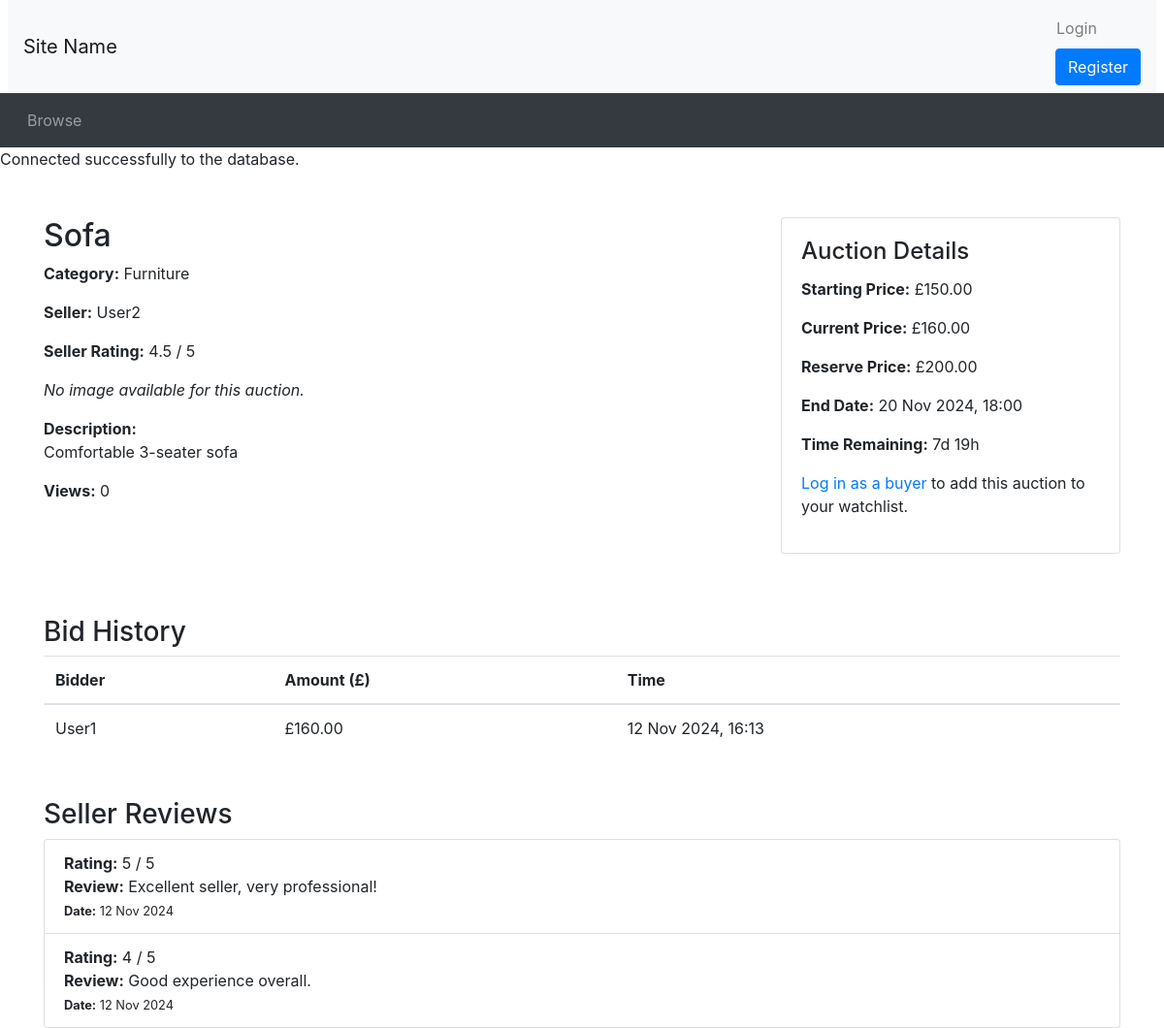
Page /auction_details.php?auctionID=2 on the committed database.
### tables this page shows
CREATE TABLE `Auction` (
  `AuctionID` INT AUTO_INCREMENT PRIMARY KEY,  
  `UserID` INT,                                
  `ItemName` VARCHAR(255),                     
  `Description` VARCHAR(255),                  
  `CategoryID` INT,                            
  `ReservePrice` FLOAT,                        
  `StartPrice` FLOAT,                          
  `EndDate` DATETIME,                          
  `Views` INT DEFAULT 0,                       
  `Image` VARCHAR(255),                        
  FOREIGN KEY (`UserID`) REFERENCES `Users`(`UserID`) ON DELETE CASCADE,
  FOREIGN KEY (`CategoryID`) REFERENCES `Category`(`CategoryID`) ON DELETE CASCADE
);

CREATE TABLE `Category` (
  `CategoryID` INT AUTO_INCREMENT PRIMARY KEY,  
  `CategoryName` VARCHAR(255)                   
);

CREATE TABLE `Users` (
  `UserID` INT AUTO_INCREMENT PRIMARY KEY,  
  `Username` VARCHAR(255) NOT NULL,         
  `Email` VARCHAR(255),                     
  `Password` VARCHAR(255),                  
  `Role` VARCHAR(255)                       
);

CREATE TABLE `Bid` (
  `BidID` INT AUTO_INCREMENT PRIMARY KEY,  
  `AuctionID` INT,                        
  `UserID` INT,                           
  `BidAmount` FLOAT,                      
  `BidTime` TIMESTAMP DEFAULT CURRENT_TIMESTAMP,  
  FOREIGN KEY (`AuctionID`) REFERENCES `Auction`(`AuctionID`) ON DELETE CASCADE,
  FOREIGN KEY (`UserID`) REFERENCES `Users`(`UserID`) ON DELETE CASCADE
);

CREATE TABLE `SellerReviews` (
  `ReviewID` INT AUTO_INCREMENT PRIMARY KEY,  
  `AuctionID` INT NOT NULL,                   
  `BuyerID` INT NOT NULL,                     
  `SellerID` INT NOT NULL,                    
  `Rating` INT CHECK (Rating BETWEEN 1 AND 5),  
  `ReviewText` TEXT,                          
  `ReviewDate` TIMESTAMP DEFAULT CURRENT_TIMESTAMP,  
  FOREIGN KEY (`AuctionID`) REFERENCES `Auction`(`AuctionID`) ON DELETE CASCADE,
  FOREIGN KEY (`BuyerID`) REFERENCES `Users`(`UserID`) ON DELETE CASCADE,
  FOREIGN KEY (`SellerID`) REFERENCES `Users`(`UserID`) ON DELETE CASCADE
);

### auction_details.php (the view, shortened to what this page needs)
<?php
include_once("header.php");
include_once("utilities.php");
$auctionID = $_GET['auctionID'];
$sql = "SELECT a.ItemName, a.Description, a.StartPrice, a.ReservePrice, a.EndDate, a.Image,
               u.UserName AS SellerName, u.UserID AS SellerID, c.CategoryName, a.Views
        FROM Auction a
        JOIN Users u ON a.UserID = u.UserID
        JOIN Category c ON a.CategoryID = c.CategoryID
        WHERE a.AuctionID = ?";
$stmt = $conn->prepare($sql);
$stmt->bind_param("i", $auctionID);
$stmt->execute();
$result = $stmt->get_result();
if ($result->num_rows === 0) {
    echo "<div class='container mt-5'><p>Auction not found.</p></div>";
} else {
    $auction = $result->fetch_assoc();
    $bidQuery = "SELECT MAX(BidAmount) AS HighestBid FROM Bid WHERE AuctionID = ?";
    $bidStmt = $conn->prepare($bidQuery);
    $bidStmt->bind_param("i", $auctionID);
    $bidStmt->execute();
    $bidResult = $bidStmt->get_result();
    $bidData = $bidResult->fetch_assoc();
    $currentPrice = $bidData['HighestBid'] ?? $auction['StartPrice'];
    $now = new DateTime();
    $endDate = new DateTime($auction['EndDate']);
    $timeRemaining = $now < $endDate ? $endDate->diff($now) : null;
    $sellerID = $auction['SellerID'];
    $avgRatingQuery = "SELECT AVG(Rating) AS AvgRating FROM SellerReviews WHERE SellerID = ?";
    $avgRatingStmt = $conn->prepare($avgRatingQuery);
    $avgRatingStmt->bind_param("i", $sellerID);
    $avgRatingStmt->execute();
    $avgRatingResult = $avgRatingStmt->get_result();
    $avgRatingData = $avgRatingResult->fetch_assoc();
    $avgRating = $avgRatingData['AvgRating'] ?? 0;
    echo "<div class='container mt-5'>";
    echo "<div class='row'>";
    echo "<div class='col-md-8'>";
    echo "<h2>" . htmlspecialchars($auction['ItemName']) . "</h2>";
    echo "<p><strong>Category:</strong> " . htmlspecialchars($auction['CategoryName']) . "</p>";
    echo "<p><strong>Seller:</strong> " . htmlspecialchars($auction['SellerName']) . "</p>";
    echo "<p><strong>Seller Rating:</strong> " . ($avgRating ? number_format($avgRating, 1) . " / 5" : "No reviews yet") . "</p>";
    if (!empty($auction['Image'])) {
        echo "<img src='" . htmlspecialchars($auction['Image']) . "' alt='Auction Image' class='img-fluid mb-3' />";
    } else {
        echo "<p><em>No image available for this auction.</em></p>";
    }
    echo "<p><strong>Description:</strong><br>" . nl2br(htmlspecialchars($auction['Description'])) . "</p>";
    echo "<p><strong>Views:</strong> " . htmlspecialchars($auction['Views']) . "</p>";
    echo "</div>";
    echo "<div class='col-md-4'>";
    echo "<div class='card mb-3'>";
    echo "<div class='card-body'>";
    echo "<h4 class='card-title'>Auction Details</h4>";
    echo "<p><strong>Starting Price:</strong> £" . number_format($auction['StartPrice'], 2) . "</p>";
    echo "<p><strong>Current Price:</strong> £" . number_format($currentPrice, 2) . "</p>";
    if (!empty($auction['ReservePrice'])) {
        echo "<p><strong>Reserve Price:</strong> £" . number_format($auction['ReservePrice'], 2) . "</p>";
    }
    echo "<p><strong>End Date:</strong> " . htmlspecialchars(date("j M Y, H:i", strtotime($auction['EndDate']))) . "</p>";
    if ($timeRemaining) {
        echo "<p><strong>Time Remaining:</strong> " . display_time_remaining($timeRemaining) . "</p>";
    } else {
        echo "<p class='text-danger'><strong>This auction has ended.</strong></p>";
    }
    if (isset($_SESSION['logged_in']) && $_SESSION['logged_in'] === true && $_SESSION['Role'] === 'buyer') {
        $userID = $_SESSION['UserID'];
        $watchlistQuery = "SELECT * FROM WatchList WHERE AuctionID = ? AND UserID = ?";
        $watchlistStmt = $conn->prepare($watchlistQuery);
        $watchlistStmt->bind_param("ii", $auctionID, $userID);
        $watchlistStmt->execute();
        $watchlistResult = $watchlistStmt->get_result();
        if ($watchlistResult->num_rows > 0) {
            echo "<form method='post' action='remove_from_watchlist.php'>
                    <input type='hidden' name='auctionID' value='$auctionID'>
                    <button type='submit' class='btn btn-secondary btn-block'>Unwatch</button>
                  </form>";
        } else {
            echo "<form method='post' action='add_to_watchlist.php'>
                    <input type='hidden' name='auctionID' value='$auctionID'>
                    <button type='submit' class='btn btn-primary btn-block'>Add to Watchlist</button>
                  </form>";
        }
        $watchlistStmt->close();
    } else {
        echo "<p><a href='login.php'>Log in as a buyer</a> to add this auction to your watchlist.</p>";
    }
    echo "</div>";
    echo "</div>";
    echo "</div>";
    echo "</div>";
    echo "<div class='bid-history mt-5'>";
    echo "<h3>Bid History</h3>";
    $historyQuery = "SELECT b.BidAmount, b.BidTime, u.Username AS BidderName
                     FROM Bid b
                     JOIN Users u ON b.UserID = u.UserID
                     WHERE b.AuctionID = ?
                     ORDER BY b.BidTime DESC";
    $historyStmt = $conn->prepare($historyQuery);
    $historyStmt->bind_param("i", $auctionID);
    $historyStmt->execute();
    $historyResult = $historyStmt->get_result();
    if ($historyResult->num_rows > 0) {
        echo "<table class='table'>";
        echo "<thead><tr><th>Bidder</th><th>Amount (£)</th><th>Time</th></tr></thead>";
        echo "<tbody>";
        while ($bidRow = $historyResult->fetch_assoc()) {
            echo "<tr>";
            echo "<td>" . htmlspecialchars($bidRow['BidderName']) . "</td>";
            echo "<td>£" . number_format($bidRow['BidAmount'], 2) . "</td>";
            echo "<td>" . date("j M Y, H:i", strtotime($bidRow['BidTime'])) . "</td>";
            echo "</tr>";
        }
        echo "</tbody></table>";
    } else {
        echo "<p>No bids yet.</p>";
    }
    echo "</div>";
    echo "<div class='seller-reviews mt-5'>";
    echo "<h3>Seller Reviews</h3>";
    $reviewQuery = "SELECT Rating, ReviewText, ReviewDate FROM SellerReviews WHERE SellerID = ? ORDER BY ReviewDate DESC";
    $reviewStmt = $conn->prepare($reviewQuery);
    $reviewStmt->bind_param("i", $sellerID);
    $reviewStmt->execute();
    $reviewResult = $reviewStmt->get_result();
    if ($reviewResult->num_rows > 0) {
        echo "<ul class='list-group'>";
        while ($review = $reviewResult->fetch_assoc()) {
            echo "<li class='list-group-item'>";
            echo "<strong>Rating:</strong> " . $review['Rating'] . " / 5<br>";
            echo "<strong>Review:</strong> " . htmlspecialchars($review['ReviewText']) . "<br>";
            echo "<small><strong>Date:</strong> " . date("j M Y", strtotime($review['ReviewDate'])) . "</small>";
            echo "</li>";
        }
        echo "</ul>";
    } else {
        echo "<p>No reviews for this seller.</p>";
    }
}
echo "</div>";
include_once("footer.php");
?>

### header.php (shortened to what this page needs)
<!doctype html>
<html lang="en">
<head>
  <link rel="stylesheet" href="css/bootstrap.min.css">
  <link rel="stylesheet" href="https://cdnjs.cloudflare.com/ajax/libs/font-awesome/4.7.0/css/font-awesome.min.css">
  <link rel="stylesheet" href="css/custom.css">
</head>
<body>
<nav class="navbar navbar-expand-lg navbar-light bg-light mx-2">
  <a class="navbar-brand" href="#">Site Name </a>
  <ul class="navbar-nav ml-auto">
    <li class="nav-item">
      <?php
      if (isset($_SESSION['logged_in']) && $_SESSION['logged_in'] == true) {
          echo '<span class="navbar-text mr-3">Welcome, ' . htmlspecialchars($_SESSION['Username']) . '</span>';
          echo '<a class="nav-link" href="logout.php">Logout</a>';
      } else {
          echo '<button type="button" class="btn nav-link" data-toggle="modal" data-target="#loginModal">Login</button>';
          echo '<a href="register.php" class="btn btn-primary ml-2">Register</a>';
      }
      ?>
    </li>
  </ul>
</nav>
<nav class="navbar navbar-expand-lg navbar-dark bg-dark">
  <ul class="navbar-nav align-middle">
    <li class="nav-item mx-1">
      <a class="nav-link" href="browse.php">Browse</a>
    </li>
  </ul>
</nav>

### utilities.php (shortened to what this page needs)
<?php
function display_time_remaining($interval) {
    if ($interval->days == 0 && $interval->h == 0) {
      $time_remaining = $interval->format('%im %Ss');
    }
    else if ($interval->days == 0) {
      $time_remaining = $interval->format('%hh %im');
    }
    else {
      $time_remaining = $interval->format('%ad %hh');
    }
  return $time_remaining;
}
$servername = "localhost";
$username = "root";
$password = "";
$database = "AuctionDB";
$conn = new mysqli($servername, $username, $password, $database);
if ($conn->connect_error) {
    die("Connection failed: " . $conn->connect_error);
} else {
    echo "Connected successfully to the database.";
}
?>

### footer.php (shortened to what this page needs)
</body>
</html>

### rows in the picture
auction: ItemName "Sofa", CategoryID.CategoryName "Furniture", UserID.Username "User2", Description "Comfortable 3-seater sofa", Views "0", StartPrice "150.00", ReservePrice "200.00", EndDate "20 Nov 2024, 18:00"
bid: UserID.Username "User1", BidAmount "160.00", BidTime "12 Nov 2024, 16:13"
sellerreviews: Rating "5", ReviewText "Excellent seller, very professional!", ReviewDate "12 Nov 2024"
sellerreviews: Rating "4", ReviewText "Good experience overall.", ReviewDate "12 Nov 2024"

### other values in the picture
$avgRating "4.5"
$currentPrice "160.00"
